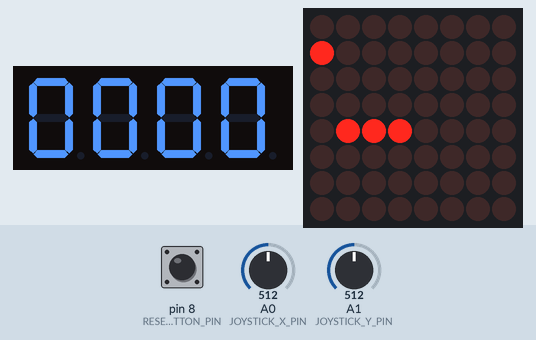
This sketch was run on a simulated Arduino Mega 2560, built with avr-gcc and run on an emulated ATmega2560. On the bench: 4-digit seven-segment display, 8×8 LED matrix. Wiring (inferred from the names in the program): MAX7219 LED driver (orientation assumed): data pin 6; clock pin 7; CS pin 5; 4-digit 7-segment display, segments lit when HIGH: segments pin 23, pin 25, pin 27, pin 29, pin 31, pin 33, pin 35, pin 37; digit selects pin 39, pin 41, pin 43, pin 45. Inputs (shaded band) come from the test bench; at power-on: A1 (JOYSTICK_Y_PIN) = 512, pin 8 (RESET_BUTTON_PIN) HIGH, A0 (JOYSTICK_X_PIN) = 512. Random numbers use the default seed unless the sketch sets one; the segment pins are drawn as the display they are named for.

Above: at 0.8 s.
0.9 s: A1 (JOYSTICK_Y_PIN) set to 702
3.0 s: A1 (JOYSTICK_Y_PIN) set to 724
4.5 s: pin 8 (RESET_BUTTON_PIN) pulled LOW for 0.15 s
At 7.4 s:
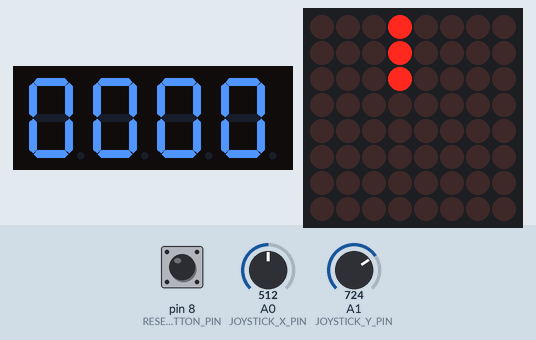
7.6 s: pin 8 (RESET_BUTTON_PIN) pulled LOW for 1 s
At 7.78 s:
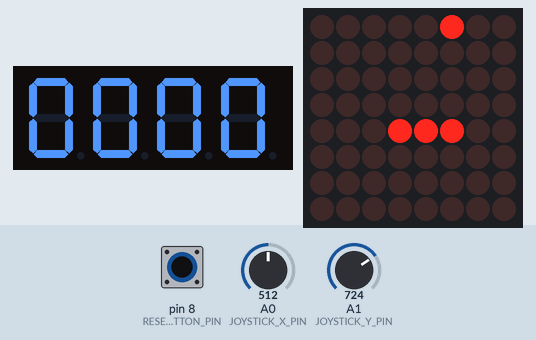
9.2 s: A0 (JOYSTICK_X_PIN) set to 90
At 12.0 s:
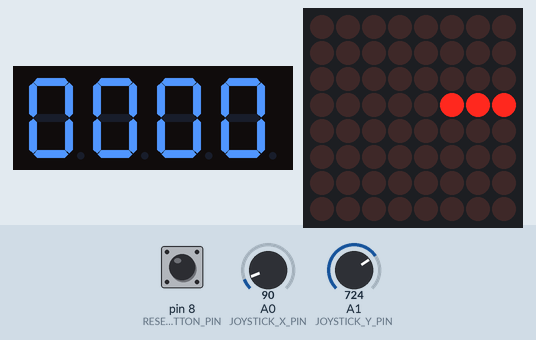
12.2 s: pin 8 (RESET_BUTTON_PIN) pulled LOW for 3.2 s
At 17.7 s:
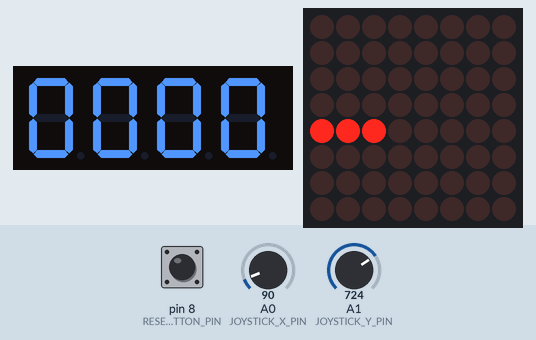
Timing chart, 0 to 17.9 s (numbered marks = the images above; inputs shaded):
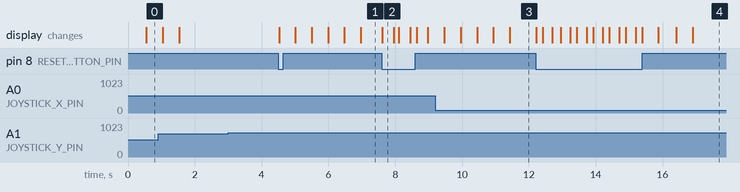

Measured:
- after the input at 3.0 s, every drawn part: stays the same
- after the input at 4.5 s, the display: first changes at once (image 1 shows a later state)
- after the input at 7.6 s, the display: changes at once (image 2)
- after the input at 12.2 s, the display: first changes at once (image 4 shows a later state)

The sketch:

lab6part2.ino
```cpp
#include <Arduino_FreeRTOS.h>
#include <semphr.h>
#include <string.h>
#include <stdlib.h> // for rand()

// ------------------- Configuration -------------------
#define LED_BUILTIN_PIN 13     // On-board LED
#define OFFBOARD_LED_PIN 7     // Off-board LED pin

#define RESET_BUTTON_PIN 8 // reset button

// Matrix SPI pins
#define DIN_PIN 6  // Data In
#define CLK_PIN 7  // Clock
#define CS_PIN 5   // Chip Select

// Matrix dimensions
#define MATRIX_WIDTH 8
#define MATRIX_HEIGHT 8

// Joystick Pins
#define JOYSTICK_X_PIN A0
#define JOYSTICK_Y_PIN A1

// Task configurations
#define STACK_BLINK 128
#define STACK_OFFBOARD_LED 128
#define STACK_ANALOGREAD 128
#define STACK_SNAKEGAME 256
#define STACK_MATRIXDISPLAY 256
#define STACK_LED_DISPLAY 128
#define STACK_RESET 128

// Timing intervals
#define BLINK_ON_MS 250
#define BLINK_OFF_MS 100
#define ANALOG_READ_MS 50
#define SNAKE_UPDATE_MS 500     // Game update speed 500: 2Hz 200: 5Hz
#define MATRIX_UPDATE_MS 50     // 20 Hz update

// Seven Segment Display
const int segments[] = {23, 25, 27, 29, 31, 33, 35, 37}; // Pins connected to 7-segment segments
int digits[] = {39, 41, 43, 45};          // Pins for digit selection
byte numbers[] = {0x3F, 0x06, 0x5B, 0x4F, 0x66, 0x6D, 0x7D, 0x07, 0x7F, 0x6F};

// Snake game definitions
int score = 0;
static int highScore = 0;

struct SnakeSegment {
  int x, y;
};
#define MAX_SNAKE_LENGTH 30

static SnakeSegment snake[MAX_SNAKE_LENGTH];
static int snakeLength = 3;
static int snakeDirX = 1; // start moving right
static int snakeDirY = 0;
static int snakeHeadX = 3, snakeHeadY = 3;
static bool gameOver = false;

static int foodX, foodY;
static bool hasFood = false;

static int joyX = 512;
static int joyY = 512;

static byte matrixBuffer[8]; // 8 bytes for an 8x8 matrix

// Forward declarations
void TaskBlink(void *pvParameters);
void TaskAnalogReadJoystick(void *pvParameters);
void TaskSnakeGame(void *pvParameters);
void TaskMatrixDisplay(void *pvParameters);

// Helpers
void matrixInit();
void matrixClear();
void matrixSetPixel(int x, int y, bool on);
void matrixSendData(byte address, byte data);
void matrixSendBuffer();
void snakeInit();
void updateDirectionFromJoystick();
void moveSnake();
void placeFood();
void drawSnakeAndFood();
void growSnake();
void displayDigit(int digit, int number);
void resetGame();

// ------------------- SETUP & LOOP -------------------
void setup() {
  Serial.begin(19200);
  while (!Serial) { ; }

  // Configure LED matrix
  matrixInit();
  matrixClear();

  // Configure 7-segment pins
  for (int i = 0; i < 8; i++) {
    pinMode(segments[i], OUTPUT);
    digitalWrite(segments[i], LOW);
  }
  for (int i = 0; i < 4; i++) {
    pinMode(digits[i], OUTPUT);
    digitalWrite(digits[i], HIGH); // All digits off initially
  }

  pinMode(RESET_BUTTON_PIN, INPUT_PULLUP); // reset button pin

  snakeInit();
  placeFood();

  // Task creation
  xTaskCreate(TaskBlink, "Blink", STACK_BLINK, NULL, 2, NULL);
  xTaskCreate(TaskOffBoardLED, "OffBoardLED", STACK_OFFBOARD_LED, NULL, 1, NULL);
  xTaskCreate(TaskSnakeGame, "SnakeGame", STACK_SNAKEGAME, NULL, 3, NULL);
  xTaskCreate(TaskMatrixDisplay, "MatrixDisp", STACK_MATRIXDISPLAY, NULL, 2, NULL);
  xTaskCreate(TaskDisplayScore, "DisplayScore", STACK_LED_DISPLAY, NULL, 1, NULL);
  xTaskCreate(TaskAnalogReadJoystick, "JoystickRead", STACK_ANALOGREAD, NULL, 1, NULL);
  xTaskCreate(TaskResetButton, "ResetButton", STACK_RESET, NULL, 1, NULL);

  vTaskStartScheduler();
}


void loop() {
  // Empty, all handled by tasks
}

// ------------------- MATRIX CONTROL -------------------
void matrixInit() {
  pinMode(DIN_PIN, OUTPUT);
  pinMode(CLK_PIN, OUTPUT);
  pinMode(CS_PIN, OUTPUT);

  digitalWrite(CS_PIN, HIGH); // Disable matrix communication
  matrixClear();

  // Initialize the MAX7219 registers
  matrixSendData(0x09, 0x00); // Decode mode: None
  matrixSendData(0x0A, 0x08); // Intensity: Medium
  matrixSendData(0x0B, 0x07); // Scan limit: All rows
  matrixSendData(0x0C, 0x01); // Shutdown: Normal operation
  matrixSendData(0x0F, 0x00); // Display test: Off
}

void matrixClear() {
  memset(matrixBuffer, 0, sizeof(matrixBuffer));
  matrixSendBuffer();
}

void matrixSetPixel(int x, int y, bool on) {
  if (x < 0 || x >= MATRIX_WIDTH || y < 0 || y >= MATRIX_HEIGHT) return;
  if (on)
    matrixBuffer[y] |= (1 << x);
  else
    matrixBuffer[y] &= ~(1 << x);
}

void matrixSendData(byte address, byte data) {
  digitalWrite(CS_PIN, LOW); // Enable communication
  shiftOut(DIN_PIN, CLK_PIN, MSBFIRST, address);
  shiftOut(DIN_PIN, CLK_PIN, MSBFIRST, data);
  digitalWrite(CS_PIN, HIGH); // Disable communication
}

void matrixSendBuffer() {
  for (byte row = 0; row < 8; row++) {
    matrixSendData(row + 1, matrixBuffer[row]);
  }
}

// ------------------- SNAKE GAME LOGIC -------------------
void snakeInit() {
  snakeLength = 3;
  snakeHeadX = MATRIX_WIDTH / 2;
  snakeHeadY = MATRIX_HEIGHT / 2;
  for (int i = 0; i < snakeLength; i++) {
    snake[i].x = snakeHeadX - i;
    snake[i].y = snakeHeadY;
  }
  snakeDirX = 1; snakeDirY = 0;
  gameOver = false;
}

void placeFood() {
  int tries = 0;
  do {
    foodX = random(0, MATRIX_WIDTH);
    foodY = random(0, MATRIX_HEIGHT);
    bool onSnake = false;
    for (int i = 0; i < snakeLength; i++) {
      if (snake[i].x == foodX && snake[i].y == foodY) {
        onSnake = true;
        break;
      }
    }
    if (!onSnake) {
      hasFood = true;
      return;
    }
    tries++;
  } while (tries < 100);
  hasFood = false;
}

void updateDirectionFromJoystick() {
  if (gameOver) return;

  int center = 512;
  int threshold = 200;
  int dx = joyX - center;
  int dy = joyY - center;

  // Reverse logic for joystick direction
  if (abs(dx) > abs(dy)) {
    if (dx > threshold && !(snakeDirX == -1 && snakeDirY == 0)) {
      // Moving joystick right -> snake moves right
      snakeDirX = 1;
      snakeDirY = 0;
    }
    else if (dx < -threshold && !(snakeDirX == 1 && snakeDirY == 0)) {
      // Moving joystick left -> snake moves left
      snakeDirX = -1;
      snakeDirY = 0;
    }
  } else {
    if (dy > threshold && !(snakeDirX == 0 && snakeDirY == -1)) {
      // Moving joystick up -> snake moves down
      snakeDirX = 0;
      snakeDirY = -1;
    }
    else if (dy < -threshold && !(snakeDirX == 0 && snakeDirY == 1)) {
      // Moving joystick down -> snake moves up
      snakeDirX = 0;
      snakeDirY = 1;
    }
  }
}

void moveSnake() {
  if (gameOver) return;

  snakeHeadX += snakeDirX;
  snakeHeadY += snakeDirY;

  if (snakeHeadX < 0 || snakeHeadX >= MATRIX_WIDTH || snakeHeadY < 0 || snakeHeadY >= MATRIX_HEIGHT) {
    gameOver = true;
    return;
  }

  for (int i = 0; i < snakeLength; i++) {
    if (snake[i].x == snakeHeadX && snake[i].y == snakeHeadY) {
      gameOver = true;
      return;
    }
  }

  for (int i = snakeLength - 1; i > 0; i--) {
    snake[i] = snake[i - 1];
  }
  snake[0].x = snakeHeadX;
  snake[0].y = snakeHeadY;

  if (hasFood && snakeHeadX == foodX && snakeHeadY == foodY) {
    growSnake();
    hasFood = false;
    placeFood();
  }
}

void growSnake() {
  if (snakeLength < MAX_SNAKE_LENGTH) {
    snake[snakeLength] = snake[snakeLength - 1];
    snakeLength++;
  }
  score++;
}

void drawSnakeAndFood() {
  matrixClear();
  for (int i = 0; i < snakeLength; i++) {
    matrixSetPixel(snake[i].x, snake[i].y, true);
  }
  if (hasFood && !gameOver) {
    matrixSetPixel(foodX, foodY, true);
  }
}

void resetGame() {
  if (score > highScore) {
    highScore = score;
  }
  score = 0;
  snakeInit();
  placeFood();
  gameOver = false;
}


// ---------------SEVEN SEG DISPLAY ------------
void displayDigit(int digit, int number) {
  // Set the segments for the given number
  for (int i = 0; i < 7; i++) {
    digitalWrite(segments[i], (numbers[number] >> i) & 1);
  }
  // Activate the digit (active LOW)
  digitalWrite(digits[digit], LOW);
}

// ------------------- TASKS -------------------
void TaskBlink(void *pvParameters) {
  (void) pvParameters;
  for (;;) {
    digitalWrite(LED_BUILTIN, HIGH);
    vTaskDelay(BLINK_ON_MS / portTICK_PERIOD_MS);
    digitalWrite(LED_BUILTIN, LOW);
    vTaskDelay(BLINK_OFF_MS / portTICK_PERIOD_MS);
  }
}

void TaskOffBoardLED(void *pvParameters) {
  (void) pvParameters;
  for (;;) {
    digitalWrite(OFFBOARD_LED_PIN, HIGH);
    vTaskDelay(100 / portTICK_PERIOD_MS);
    digitalWrite(OFFBOARD_LED_PIN, LOW);
    vTaskDelay(200 / portTICK_PERIOD_MS);
  }
}

void TaskAnalogReadJoystick(void *pvParameters) {
  (void) pvParameters;
  for (;;) {
    joyX = analogRead(JOYSTICK_X_PIN);
    joyY = analogRead(JOYSTICK_Y_PIN);
    vTaskDelay(ANALOG_READ_MS / portTICK_PERIOD_MS);
  }
}

void TaskSnakeGame(void *pvParameters) {
  (void) pvParameters;
  for (;;) {
    if (!gameOver) {
      updateDirectionFromJoystick();
      moveSnake();
    }
    vTaskDelay(SNAKE_UPDATE_MS / portTICK_PERIOD_MS);
  }
}

void TaskMatrixDisplay(void *pvParameters) {
  (void) pvParameters;
  for (;;) {
    drawSnakeAndFood();
    matrixSendBuffer();
    vTaskDelay(MATRIX_UPDATE_MS / portTICK_PERIOD_MS);
  }
}

void TaskDisplayScore(void *pvParameters) {
  (void) pvParameters;
  static int currentDigit = 0; // Tracks the current digit being updated

  for (;;) {
    // Turn off the current digit
    digitalWrite(digits[currentDigit], HIGH);

    // Move to the next digit
    currentDigit = (currentDigit + 1) % 4;

    // Determine the value to display:
    // - First two digits (0 and 1): High score
    // - Last two digits (2 and 3): Current score
    int displayValue = (currentDigit < 2) ? highScore : score;
    int digitIndex = currentDigit % 2; // Get the index within the respective two digits
    int digitValue = (displayValue / (int)pow(10, 1 - digitIndex)) % 10;

    // Display the value on the current digit
    displayDigit(currentDigit, digitValue);

    // Activate the current digit (active LOW)
    digitalWrite(digits[currentDigit], LOW);

    // Wait before updating the next digit
    vTaskDelay(5 / portTICK_PERIOD_MS);
  }
}

void TaskResetButton(void *pvParameters) {
  (void) pvParameters;

  for (;;) {
    if (digitalRead(RESET_BUTTON_PIN) == LOW) { // Button pressed
      resetGame();
      vTaskDelay(500 / portTICK_PERIOD_MS); // Debounce delay
    }
    vTaskDelay(10 / portTICK_PERIOD_MS); // Polling delay
  }
}
```
